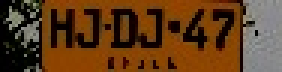
#> input picture gen_augmentation/000000000001-gen1_HJDJ47_aug_1.jpg, 94 x 24 px (shown 3 times larger)
$ python -i do_aug.py   (imports and definitions only)
#> lines starting #> are read from the running program, lines starting #| are printed output that depends on the picture
import augmentation as am
import helpers as hp
import cv2
import os
import glob
import cv2 as cv
from matplotlib import pyplot as plt
import numpy as np
from mpi4py import MPI

comm = MPI.COMM_WORLD # Communicador de MPI
# [1 line that did not run here, left out]
# [1 line that did not run here, left out]

path='./test/*.jpg'
augmentation_dir = "gen_augmentation"
mini_aug_dir = "mini_aug"

#create the folder augmentation
# [2 lines not run here, left out]

images= glob.glob(path)

def brigth_aug_chunk(image_list):
    print("AUGMENTATION BRIGTHNESS AND CONTRAST")

    # Brigthness and Contrast # Augemented
    for idx, img_path in enumerate(image_list):

        # string name
        img_name = img_path.split('/')[-1]
        type_plate = img_name.split('_')[-2][-1]
        aug_name = img_name.split('.')[-2] + "_aug_1" + ".jpg"

        #load image
        image = cv2.imread(img_path)

        # define the random parameter
        random_interval = (-1.28,0.3) if type_plate == "1" else (-1.6,0.3)
        coeff_brightness = np.random.uniform(random_interval[0],random_interval[1])

        #agumentation
        rd_image = am.change_light_contrast(image,coeff_brightness)

        #save image
        print("Augmented image: {} Augmentation Type: {} Type: {}".format(os.path.join(augmentation_dir,img_name),"1",type_plate))
        cv2.imwrite(os.path.join(augmentation_dir,aug_name),rd_image)

# [114 lines left out: functions random_shadow_aug_chunk, shear_bright_aug_chunk, shear_bright_tras_aug_chunk, not called in this run]


chunks_size = len(images) // 32

# [35 lines not run here, left out]

>>> import cv2
>>> picture = cv2.imread('gen_augmentation/000000000001-gen1_HJDJ47_aug_1.jpg', cv2.IMREAD_GRAYSCALE)
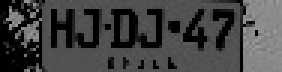
#> picture: shape (24, 94) (shown 3 times larger); min 0, max 155, mean 66.8
#> (the run stopped early here; a loop or call above may not have finished)

$ run again, on gen_augmentation/000000000008-gen1_RVGK61_aug_1.jpg
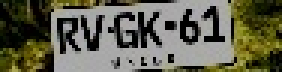
#> input picture gen_augmentation/000000000008-gen1_RVGK61_aug_1.jpg, 94 x 24 px (shown 3 times larger)
#> `picture = cv2.imread('gen_augmentation/000000000001-gen1_HJDJ47_aug_1...`:
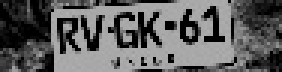
#> picture: shape (24, 94) (shown 3 times larger); min 0, max 176, mean 95.2

$ run again, on gen_augmentation/000000000010-gen1_FGCP43_aug_1.jpg
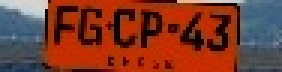
#> input picture gen_augmentation/000000000010-gen1_FGCP43_aug_1.jpg, 94 x 24 px (shown 3 times larger)
#> `picture = cv2.imread('gen_augmentation/000000000001-gen1_HJDJ47_aug_1...`:
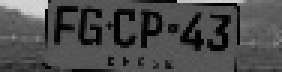
#> picture: shape (24, 94) (shown 3 times larger); min 0, max 216, mean 75.8
